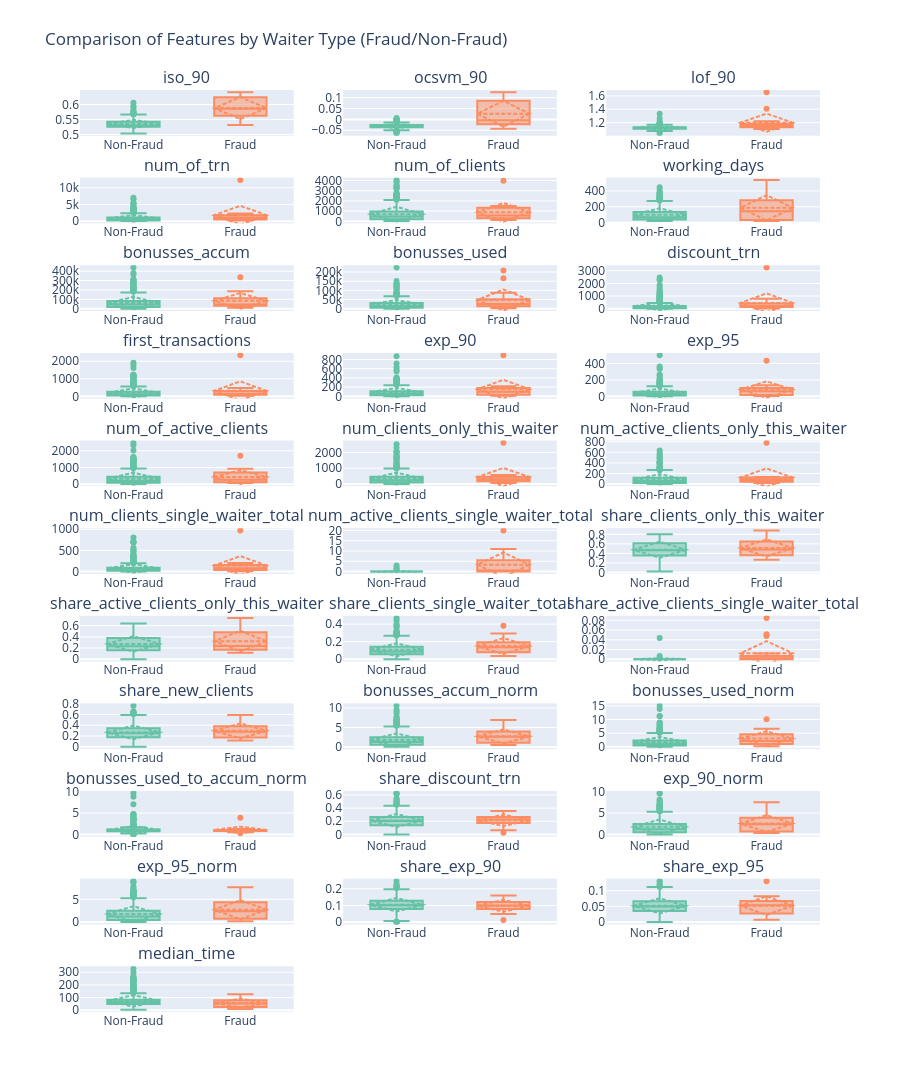

The code cell stored with this chart in its notebook:
### Code cell
waiter_data_20 = waiter_data[(waiter_data['working_days']>20) & (waiter_data['place_id'].isin(fraud_places))] 

features_to_vis = [
    'iso_90', 'ocsvm_90', 'lof_90', 'num_of_trn', 'num_of_clients',
    'working_days', 'bonusses_accum', 'bonusses_used', 'discount_trn',
    'first_transactions', 'exp_90', 'exp_95',
    'num_of_active_clients', 'num_clients_only_this_waiter',
    'num_active_clients_only_this_waiter',
    'num_clients_single_waiter_total',
    'num_active_clients_single_waiter_total',
    'share_clients_only_this_waiter',
    'share_active_clients_only_this_waiter',
    'share_clients_single_waiter_total',
    'share_active_clients_single_waiter_total',
    'share_new_clients', 'bonusses_accum_norm', 'bonusses_used_norm',
    'bonusses_used_to_accum_norm', 'share_discount_trn', 'exp_90_norm',
    'exp_95_norm', 'share_exp_90', 'share_exp_95', 'median_time'
]

import math

num_features = len(features_to_vis)
cols = 3
rows = math.ceil(num_features / cols)

fig = make_subplots(
    rows=rows, cols=cols,
    subplot_titles=features_to_vis,
)

for idx, feature in enumerate(features_to_vis):
    r = idx // cols + 1  
    c = idx % cols + 1  
    
    for is_fraud_val, fraud_text, color in zip([0,1], ['Non-Fraud', 'Fraud'], px.colors.qualitative.Set2):
        filtered = waiter_data_20[waiter_data_20['is_fraud'] == is_fraud_val]
        fig.add_trace(
            go.Box(
                y=filtered[feature],
                name=fraud_text,
                boxmean='sd',
                marker_color=color,
            ),
            row=r, col=c
        )
    fig.update_xaxes(
        tickvals=[0, 1],
        ticktext=['Non-Fraud', 'Fraud'],
        row=r, col=c
    )

fig.update_layout(
    height=rows*250, 
    showlegend=False,
    title_text="Comparison of Features by Waiter Type (Fraud/Non-Fraud)",
    margin=dict(t=90)
)
fig.show()

### Figure 1 — Plotly figure (JSON) as saved in the notebook; plotly's stock layout.template omitted (floating-point values rounded to 4 significant figures; data arrays with more than 128 entries replaced by an {"elided": "..."} marker saying what was removed)
{"data": [{"boxmean": "sd", "marker": {"color": "rgb(102,194,165)"}, "name": "Non-Fraud", "type": "box", "xaxis": "x", "y": {"elided": "531 float values"}, "yaxis": "y"}, {"boxmean": "sd", "marker": {"color": "rgb(252,141,98)"}, "name": "Fraud", "type": "box", "xaxis": "x", "y": [0.5919, 0.6031, 0.5316, 0.5663, 0.6376, 0.5794, 0.5317, 0.636, 0.5348, 0.5773, 0.6259, 0.5923, 0.5779, 0.6409, 0.5581, 0.623], "yaxis": "y"}, {"boxmean": "sd", "marker": {"color": "rgb(102,194,165)"}, "name": "Non-Fraud", "type": "box", "xaxis": "x2", "y": {"elided": "531 float values"}, "yaxis": "y2"}, {"boxmean": "sd", "marker": {"color": "rgb(252,141,98)"}, "name": "Fraud", "type": "box", "xaxis": "x2", "y": [0.08052, 0.1248, -0.04326, -0.04054, 0.09144, -0.01136, -0.02776, 0.1023, -0.02198, 0.002491, 0.0688, -0.02211, -0.01703, 0.1211, -0.01931, 0.02709], "yaxis": "y2"}, {"boxmean": "sd", "marker": {"color": "rgb(102,194,165)"}, "name": "Non-Fraud", "type": "box", "xaxis": "x3", "y": {"elided": "531 float values"}, "yaxis": "y3"}, {"boxmean": "sd", "marker": {"color": "rgb(252,141,98)"}, "name": "Fraud", "type": "box", "xaxis": "x3", "y": [1.407, 1.653, 1.135, 1.152, 1.164, 1.151, 1.128, 1.129, 1.158, 1.202, 1.158, 1.106, 1.122, 1.152, 1.16, 1.221], "yaxis": "y3"}, {"boxmean": "sd", "marker": {"color": "rgb(102,194,165)"}, "name": "Non-Fraud", "type": "box", "xaxis": "x4", "y": {"elided": "531 int values"}, "yaxis": "y4"}, {"boxmean": "sd", "marker": {"color": "rgb(252,141,98)"}, "name": "Fraud", "type": "box", "xaxis": "x4", "y": [347, 380, 156, 2009, 1162, 12371, 875, 1512, 682, 2275, 1596, 447, 1534, 828, 2042, 531], "yaxis": "y4"}, {"boxmean": "sd", "marker": {"color": "rgb(102,194,165)"}, "name": "Non-Fraud", "type": "box", "xaxis": "x5", "y": {"elided": "531 int values"}, "yaxis": "y5"}, {"boxmean": "sd", "marker": {"color": "rgb(252,141,98)"}, "name": "Fraud", "type": "box", "xaxis": "x5", "y": [242, 279, 138, 587, 338, 3970, 853, 459, 548, 1293, 1384, 374, 1346, 601, 1489, 186], "yaxis": "y5"}, {"boxmean": "sd", "marker": {"color": "rgb(102,194,165)"}, "name": "Non-Fraud", "type": "box", "xaxis": "x6", "y": {"elided": "531 int values"}, "yaxis": "y6"}, {"boxmean": "sd", "marker": {"color": "rgb(252,141,98)"}, "name": "Fraud", "type": "box", "xaxis": "x6", "y": [32, 34, 29, 205, 357, 261, 149, 477, 91, 538, 241, 29, 306, 137, 89, 23], "yaxis": "y6"}, {"boxmean": "sd", "marker": {"color": "rgb(102,194,165)"}, "name": "Non-Fraud", "type": "box", "xaxis": "x7", "y": {"elided": "531 int values"}, "yaxis": "y7"}, {"boxmean": "sd", "marker": {"color": "rgb(252,141,98)"}, "name": "Fraud", "type": "box", "xaxis": "x7", "y": [34939, 43556, 11138, 34144, 21520, 335063, 101822, 28303, 45081, 120431, 187486, 48851, 178286, 98135, 41822, 13210], "yaxis": "y7"}, {"boxmean": "sd", "marker": {"color": "rgb(102,194,165)"}, "name": "Non-Fraud", "type": "box", "xaxis": "x8", "y": {"elided": "531 int values"}, "yaxis": "y8"}, {"boxmean": "sd", "marker": {"color": "rgb(252,141,98)"}, "name": "Fraud", "type": "box", "xaxis": "x8", "y": [3326, 2536, 1980, 27297, 19313, 207745, 27463, 25145, 17908, 165972, 86616, 18380, 56505, 45364, 40839, 9699], "yaxis": "y8"}, {"boxmean": "sd", "marker": {"color": "rgb(102,194,165)"}, "name": "Non-Fraud", "type": "box", "xaxis": "x9", "y": {"elided": "531 int values"}, "yaxis": "y9"}, {"boxmean": "sd", "marker": {"color": "rgb(252,141,98)"}, "name": "Fraud", "type": "box", "xaxis": "x9", "y": [22, 10, 19, 414, 281, 3252, 149, 375, 146, 782, 404, 124, 275, 165, 731, 141], "yaxis": "y9"}, {"boxmean": "sd", "marker": {"color": "rgb(102,194,165)"}, "name": "Non-Fraud", "type": "box", "xaxis": "x10", "y": {"elided": "531 int values"}, "yaxis": "y10"}, {"boxmean": "sd", "marker": {"color": "rgb(252,141,98)"}, "name": "Fraud", "type": "box", "xaxis": "x10", "y": [78, 120, 31, 87, 121, 2345, 142, 116, 65, 265, 426, 150, 472, 327, 227, 33], "yaxis": "y10"}, {"boxmean": "sd", "marker": {"color": "rgb(102,194,165)"}, "name": "Non-Fraud", "type": "box", "xaxis": "x11", "y": {"elided": "531 int values"}, "yaxis": "y11"}, {"boxmean": "sd", "marker": {"color": "rgb(252,141,98)"}, "name": "Fraud", "type": "box", "xaxis": "x11", "y": [17, 31, 13, 172, 126, 893, 104, 183, 95, 30, 180, 34, 216, 76, 221, 85], "yaxis": "y11"}, {"boxmean": "sd", "marker": {"color": "rgb(102,194,165)"}, "name": "Non-Fraud", "type": "box", "xaxis": "x12", "y": {"elided": "531 int values"}, "yaxis": "y12"}, {"boxmean": "sd", "marker": {"color": "rgb(252,141,98)"}, "name": "Fraud", "type": "box", "xaxis": "x12", "y": [7, 7, 3, 96, 68, 434, 57, 91, 56, 16, 107, 18, 116, 35, 136, 69], "yaxis": "y12"}, {"boxmean": "sd", "marker": {"color": "rgb(102,194,165)"}, "name": "Non-Fraud", "type": "box", "xaxis": "x13", "y": {"elided": "531 int values"}, "yaxis": "y13"}, {"boxmean": "sd", "marker": {"color": "rgb(252,141,98)"}, "name": "Fraud", "type": "box", "xaxis": "x13", "y": [89, 75, 82, 398, 118, 1697, 358, 231, 291, 698, 684, 137, 699, 213, 923, 119], "yaxis": "y13"}, {"boxmean": "sd", "marker": {"color": "rgb(102,194,165)"}, "name": "Non-Fraud", "type": "box", "xaxis": "x14", "y": {"elided": "531 int values"}, "yaxis": "y14"}, {"boxmean": "sd", "marker": {"color": "rgb(252,141,98)"}, "name": "Fraud", "type": "box", "xaxis": "x14", "y": [170, 217, 88, 171, 298, 2609, 473, 294, 209, 442, 572, 177, 488, 296, 394, 66], "yaxis": "y14"}, {"boxmean": "sd", "marker": {"color": "rgb(102,194,165)"}, "name": "Non-Fraud", "type": "box", "xaxis": "x15", "y": {"elided": "531 int values"}, "yaxis": "y15"}, {"boxmean": "sd", "marker": {"color": "rgb(252,141,98)"}, "name": "Fraud", "type": "box", "xaxis": "x15", "y": [44, 40, 39, 69, 87, 782, 125, 122, 67, 133, 132, 23, 106, 52, 105, 16], "yaxis": "y15"}, {"boxmean": "sd", "marker": {"color": "rgb(102,194,165)"}, "name": "Non-Fraud", "type": "box", "xaxis": "x16", "y": {"elided": "531 int values"}, "yaxis": "y16"}, {"boxmean": "sd", "marker": {"color": "rgb(252,141,98)"}, "name": "Fraud", "type": "box", "xaxis": "x16", "y": [26, 35, 5, 47, 129, 971, 59, 72, 36, 115, 201, 86, 194, 176, 115, 28], "yaxis": "y16"}, {"boxmean": "sd", "marker": {"color": "rgb(102,194,165)"}, "name": "Non-Fraud", "type": "box", "xaxis": "x17", "y": {"elided": "531 int values"}, "yaxis": "y17"}, {"boxmean": "sd", "marker": {"color": "rgb(252,141,98)"}, "name": "Fraud", "type": "box", "xaxis": "x17", "y": [0, 0, 0, 0, 10, 20, 0, 11, 0, 1, 0, 0, 0, 11, 0, 0], "yaxis": "y17"}, {"boxmean": "sd", "marker": {"color": "rgb(102,194,165)"}, "name": "Non-Fraud", "type": "box", "xaxis": "x18", "y": {"elided": "531 float values"}, "yaxis": "y18"}, {"boxmean": "sd", "marker": {"color": "rgb(252,141,98)"}, "name": "Fraud", "type": "box", "xaxis": "x18", "y": [0.7025, 0.7778, 0.6377, 0.2913, 0.8817, 0.6572, 0.5545, 0.6405, 0.3814, 0.3418, 0.4133, 0.4733, 0.3626, 0.4925, 0.2646, 0.3548], "yaxis": "y18"}, {"boxmean": "sd", "marker": {"color": "rgb(102,194,165)"}, "name": "Non-Fraud", "type": "box", "xaxis": "x19", "y": {"elided": "531 float values"}, "yaxis": "y19"}, {"boxmean": "sd", "marker": {"color": "rgb(252,141,98)"}, "name": "Fraud", "type": "box", "xaxis": "x19", "y": [0.4944, 0.5333, 0.4756, 0.1734, 0.7373, 0.4608, 0.3492, 0.5281, 0.2302, 0.1905, 0.193, 0.1679, 0.1516, 0.2441, 0.1138, 0.1345], "yaxis": "y19"}, {"boxmean": "sd", "marker": {"color": "rgb(102,194,165)"}, "name": "Non-Fraud", "type": "box", "xaxis": "x20", "y": {"elided": "531 float values"}, "yaxis": "y20"}, {"boxmean": "sd", "marker": {"color": "rgb(252,141,98)"}, "name": "Fraud", "type": "box", "xaxis": "x20", "y": [0.1074, 0.1254, 0.03623, 0.08007, 0.3817, 0.2446, 0.06917, 0.1569, 0.06569, 0.08894, 0.1452, 0.2299, 0.1441, 0.2928, 0.07723, 0.1505], "yaxis": "y20"}, {"boxmean": "sd", "marker": {"color": "rgb(102,194,165)"}, "name": "Non-Fraud", "type": "box", "xaxis": "x21", "y": {"elided": "531 float values"}, "yaxis": "y21"}, {"boxmean": "sd", "marker": {"color": "rgb(252,141,98)"}, "name": "Fraud", "type": "box", "xaxis": "x21", "y": [0.0, 0.0, 0.0, 0.0, 0.08475, 0.01179, 0.0, 0.04762, 0.0, 0.001433, 0.0, 0.0, 0.0, 0.05164, 0.0, 0.0], "yaxis": "y21"}, {"boxmean": "sd", "marker": {"color": "rgb(102,194,165)"}, "name": "Non-Fraud", "type": "box", "xaxis": "x22", "y": {"elided": "531 float values"}, "yaxis": "y22"}, {"boxmean": "sd", "marker": {"color": "rgb(252,141,98)"}, "name": "Fraud", "type": "box", "xaxis": "x22", "y": [0.3223, 0.4301, 0.2246, 0.1482, 0.358, 0.5907, 0.1665, 0.2527, 0.1186, 0.2049, 0.3078, 0.4011, 0.3507, 0.5441, 0.1525, 0.1774], "yaxis": "y22"}, {"boxmean": "sd", "marker": {"color": "rgb(102,194,165)"}, "name": "Non-Fraud", "type": "box", "xaxis": "x23", "y": {"elided": "531 float values"}, "yaxis": "y23"}, {"boxmean": "sd", "marker": {"color": "rgb(252,141,98)"}, "name": "Fraud", "type": "box", "xaxis": "x23", "y": [0.6306, 0.7862, 0.46, 4.888, 2.538, 4.798, 2.061, 6.934, 2.909, 2.609, 4.062, 1.058, 3.863, 3.326, 1.232, 1.039], "yaxis": "y23"}, {"boxmean": "sd", "marker": {"color": "rgb(102,194,165)"}, "name": "Non-Fraud", "type": "box", "xaxis": "x24", "y": {"elided": "531 float values"}, "yaxis": "y24"}, {"boxmean": "sd", "marker": {"color": "rgb(252,141,98)"}, "name": "Fraud", "type": "box", "xaxis": "x24", "y": [0.3069, 0.234, 0.3083, 4.795, 2.271, 4.391, 1.844, 6.667, 2.082, 10.12, 5.28, 1.12, 3.445, 3.431, 1.202, 1.045], "yaxis": "y24"}, {"boxmean": "sd", "marker": {"color": "rgb(102,194,165)"}, "name": "Non-Fraud", "type": "box", "xaxis": "x25", "y": {"elided": "531 float values"}, "yaxis": "y25"}, {"boxmean": "sd", "marker": {"color": "rgb(252,141,98)"}, "name": "Fraud", "type": "box", "xaxis": "x25", "y": [0.4866, 0.2976, 0.6703, 0.981, 0.8949, 0.9151, 0.8945, 0.9615, 0.7159, 3.878, 1.3, 1.059, 0.8918, 1.031, 0.9762, 1.005], "yaxis": "y25"}, {"boxmean": "sd", "marker": {"color": "rgb(102,194,165)"}, "name": "Non-Fraud", "type": "box", "xaxis": "x26", "y": {"elided": "531 float values"}, "yaxis": "y26"}, {"boxmean": "sd", "marker": {"color": "rgb(252,141,98)"}, "name": "Fraud", "type": "box", "xaxis": "x26", "y": [0.0634, 0.02632, 0.1218, 0.2061, 0.2418, 0.2629, 0.1703, 0.248, 0.2141, 0.3437, 0.2531, 0.2774, 0.1793, 0.1993, 0.358, 0.2655], "yaxis": "y26"}, {"boxmean": "sd", "marker": {"color": "rgb(102,194,165)"}, "name": "Non-Fraud", "type": "box", "xaxis": "x27", "y": {"elided": "531 float values"}, "yaxis": "y27"}, {"boxmean": "sd", "marker": {"color": "rgb(252,141,98)"}, "name": "Fraud", "type": "box", "xaxis": "x27", "y": [0.3377, 0.6159, 0.4077, 4.508, 2.589, 3.868, 2.143, 7.562, 3.376, 0.6625, 3.975, 0.7508, 4.77, 2.622, 1.263, 1.393], "yaxis": "y27"}, {"boxmean": "sd", "marker": {"color": "rgb(102,194,165)"}, "name": "Non-Fraud", "type": "box", "xaxis": "x28", "y": {"elided": "531 float values"}, "yaxis": "y28"}, {"boxmean": "sd", "marker": {"color": "rgb(252,141,98)"}, "name": "Fraud", "type": "box", "xaxis": "x28", "y": [0.2785, 0.2785, 0.1884, 5.025, 2.795, 3.765, 2.35, 7.647, 3.973, 0.7062, 4.723, 0.7945, 5.12, 2.415, 1.537, 1.886], "yaxis": "y28"}, {"boxmean": "sd", "marker": {"color": "rgb(102,194,165)"}, "name": "Non-Fraud", "type": "box", "xaxis": "x29", "y": {"elided": "531 float values"}, "yaxis": "y29"}, {"boxmean": "sd", "marker": {"color": "rgb(252,141,98)"}, "name": "Fraud", "type": "box", "xaxis": "x29", "y": [0.04899, 0.08158, 0.08333, 0.08561, 0.1084, 0.07218, 0.1189, 0.121, 0.1393, 0.01319, 0.1128, 0.07606, 0.1408, 0.09179, 0.1082, 0.1601], "yaxis": "y29"}, {"boxmean": "sd", "marker": {"color": "rgb(102,194,165)"}, "name": "Non-Fraud", "type": "box", "xaxis": "x30", "y": {"elided": "531 float values"}, "yaxis": "y30"}, {"boxmean": "sd", "marker": {"color": "rgb(252,141,98)"}, "name": "Fraud", "type": "box", "xaxis": "x30", "y": [0.02017, 0.01842, 0.01923, 0.04778, 0.05852, 0.03508, 0.06514, 0.06019, 0.08211, 0.007033, 0.06704, 0.04027, 0.07562, 0.04227, 0.0666, 0.1299], "yaxis": "y30"}, {"boxmean": "sd", "marker": {"color": "rgb(102,194,165)"}, "name": "Non-Fraud", "type": "box", "xaxis": "x31", "y": {"elided": "531 float values"}, "yaxis": "y31"}, {"boxmean": "sd", "marker": {"color": "rgb(252,141,98)"}, "name": "Fraud", "type": "box", "xaxis": "x31", "y": [29.53, 39.0, 86.34, 45.52, 127.0, 10.7, 72.55, 115.9, 52.82, 94.82, 51.83, 22.34, 61.22, 65.09, 14.87, 17.46], "yaxis": "y31"}], "layout": {"annotations": [{"font": {"size": 16}, "showarrow": false, "text": "iso_90", "x": 0.1444, "xanchor": "center", "xref": "paper", "y": 1.0, "yanchor": "bottom", "yref": "paper"}, {"font": {"size": 16}, "showarrow": false, "text": "ocsvm_90", "x": 0.5, "xanchor": "center", "xref": "paper", "y": 1.0, "yanchor": "bottom", "yref": "paper"}, {"font": {"size": 16}, "showarrow": false, "text": "lof_90", "x": 0.8556, "xanchor": "center", "xref": "paper", "y": 1.0, "yanchor": "bottom", "yref": "paper"}, {"font": {"size": 16}, "showarrow": false, "text": "num_of_trn", "x": 0.1444, "xanchor": "center", "xref": "paper", "y": 0.905, "yanchor": "bottom", "yref": "paper"}, {"font": {"size": 16}, "showarrow": false, "text": "num_of_clients", "x": 0.5, "xanchor": "center", "xref": "paper", "y": 0.905, "yanchor": "bottom", "yref": "paper"}, {"font": {"size": 16}, "showarrow": false, "text": "working_days", "x": 0.8556, "xanchor": "center", "xref": "paper", "y": 0.905, "yanchor": "bottom", "yref": "paper"}, {"font": {"size": 16}, "showarrow": false, "text": "bonusses_accum", "x": 0.1444, "xanchor": "center", "xref": "paper", "y": 0.8099, "yanchor": "bottom", "yref": "paper"}, {"font": {"size": 16}, "showarrow": false, "text": "bonusses_used", "x": 0.5, "xanchor": "center", "xref": "paper", "y": 0.8099, "yanchor": "bottom", "yref": "paper"}, {"font": {"size": 16}, "showarrow": false, "text": "discount_trn", "x": 0.8556, "xanchor": "center", "xref": "paper", "y": 0.8099, "yanchor": "bottom", "yref": "paper"}, {"font": {"size": 16}, "showarrow": false, "text": "first_transactions", "x": 0.1444, "xanchor": "center", "xref": "paper", "y": 0.7149, "yanchor": "bottom", "yref": "paper"}, {"font": {"size": 16}, "showarrow": false, "text": "exp_90", "x": 0.5, "xanchor": "center", "xref": "paper", "y": 0.7149, "yanchor": "bottom", "yref": "paper"}, {"font": {"size": 16}, "showarrow": false, "text": "exp_95", "x": 0.8556, "xanchor": "center", "xref": "paper", "y": 0.7149, "yanchor": "bottom", "yref": "paper"}, {"font": {"size": 16}, "showarrow": false, "text": "num_of_active_clients", "x": 0.1444, "xanchor": "center", "xref": "paper", "y": 0.6198, "yanchor": "bottom", "yref": "paper"}, {"font": {"size": 16}, "showarrow": false, "text": "num_clients_only_this_waiter", "x": 0.5, "xanchor": "center", "xref": "paper", "y": 0.6198, "yanchor": "bottom", "yref": "paper"}, {"font": {"size": 16}, "showarrow": false, "text": "num_active_clients_only_this_waiter", "x": 0.8556, "xanchor": "center", "xref": "paper", "y": 0.6198, "yanchor": "bottom", "yref": "paper"}, {"font": {"size": 16}, "showarrow": false, "text": "num_clients_single_waiter_total", "x": 0.1444, "xanchor": "center", "xref": "paper", "y": 0.5248, "yanchor": "bottom", "yref": "paper"}, {"font": {"size": 16}, "showarrow": false, "text": "num_active_clients_single_waiter_total", "x": 0.5, "xanchor": "center", "xref": "paper", "y": 0.5248, "yanchor": "bottom", "yref": "paper"}, {"font": {"size": 16}, "showarrow": false, "text": "share_clients_only_this_waiter", "x": 0.8556, "xanchor": "center", "xref": "paper", "y": 0.5248, "yanchor": "bottom", "yref": "paper"}, {"font": {"size": 16}, "showarrow": false, "text": "share_active_clients_only_this_waiter", "x": 0.1444, "xanchor": "center", "xref": "paper", "y": 0.4298, "yanchor": "bottom", "yref": "paper"}, {"font": {"size": 16}, "showarrow": false, "text": "share_clients_single_waiter_total", "x": 0.5, "xanchor": "center", "xref": "paper", "y": 0.4298, "yanchor": "bottom", "yref": "paper"}, {"font": {"size": 16}, "showarrow": false, "text": "share_active_clients_single_waiter_total", "x": 0.8556, "xanchor": "center", "xref": "paper", "y": 0.4298, "yanchor": "bottom", "yref": "paper"}, {"font": {"size": 16}, "showarrow": false, "text": "share_new_clients", "x": 0.1444, "xanchor": "center", "xref": "paper", "y": 0.3347, "yanchor": "bottom", "yref": "paper"}, {"font": {"size": 16}, "showarrow": false, "text": "bonusses_accum_norm", "x": 0.5, "xanchor": "center", "xref": "paper", "y": 0.3347, "yanchor": "bottom", "yref": "paper"}, {"font": {"size": 16}, "showarrow": false, "text": "bonusses_used_norm", "x": 0.8556, "xanchor": "center", "xref": "paper", "y": 0.3347, "yanchor": "bottom", "yref": "paper"}, {"font": {"size": 16}, "showarrow": false, "text": "bonusses_used_to_accum_norm", "x": 0.1444, "xanchor": "center", "xref": "paper", "y": 0.2397, "yanchor": "bottom", "yref": "paper"}, {"font": {"size": 16}, "showarrow": false, "text": "share_discount_trn", "x": 0.5, "xanchor": "center", "xref": "paper", "y": 0.2397, "yanchor": "bottom", "yref": "paper"}, {"font": {"size": 16}, "showarrow": false, "text": "exp_90_norm", "x": 0.8556, "xanchor": "center", "xref": "paper", "y": 0.2397, "yanchor": "bottom", "yref": "paper"}, {"font": {"size": 16}, "showarrow": false, "text": "exp_95_norm", "x": 0.1444, "xanchor": "center", "xref": "paper", "y": 0.1446, "yanchor": "bottom", "yref": "paper"}, {"font": {"size": 16}, "showarrow": false, "text": "share_exp_90", "x": 0.5, "xanchor": "center", "xref": "paper", "y": 0.1446, "yanchor": "bottom", "yref": "paper"}, {"font": {"size": 16}, "showarrow": false, "text": "share_exp_95", "x": 0.8556, "xanchor": "center", "xref": "paper", "y": 0.1446, "yanchor": "bottom", "yref": "paper"}, {"font": {"size": 16}, "showarrow": false, "text": "median_time", "x": 0.1444, "xanchor": "center", "xref": "paper", "y": 0.04959, "yanchor": "bottom", "yref": "paper"}], "height": 2750, "margin": {"t": 90}, "showlegend": false, "title": {"text": "Comparison of Features by Waiter Type (Fraud/Non-Fraud)"}, "xaxis": {"anchor": "y", "domain": [0, 0.2889], "ticktext": ["Non-Fraud", "Fraud"], "tickvals": [0, 1]}, "xaxis10": {"anchor": "y10", "domain": [0, 0.2889], "ticktext": ["Non-Fraud", "Fraud"], "tickvals": [0, 1]}, "xaxis11": {"anchor": "y11", "domain": [0.3556, 0.6444], "ticktext": ["Non-Fraud", "Fraud"], "tickvals": [0, 1]}, "xaxis12": {"anchor": "y12", "domain": [0.7111, 1], "ticktext": ["Non-Fraud", "Fraud"], "tickvals": [0, 1]}, "xaxis13": {"anchor": "y13", "domain": [0, 0.2889], "ticktext": ["Non-Fraud", "Fraud"], "tickvals": [0, 1]}, "xaxis14": {"anchor": "y14", "domain": [0.3556, 0.6444], "ticktext": ["Non-Fraud", "Fraud"], "tickvals": [0, 1]}, "xaxis15": {"anchor": "y15", "domain": [0.7111, 1], "ticktext": ["Non-Fraud", "Fraud"], "tickvals": [0, 1]}, "xaxis16": {"anchor": "y16", "domain": [0, 0.2889], "ticktext": ["Non-Fraud", "Fraud"], "tickvals": [0, 1]}, "xaxis17": {"anchor": "y17", "domain": [0.3556, 0.6444], "ticktext": ["Non-Fraud", "Fraud"], "tickvals": [0, 1]}, "xaxis18": {"anchor": "y18", "domain": [0.7111, 1], "ticktext": ["Non-Fraud", "Fraud"], "tickvals": [0, 1]}, "xaxis19": {"anchor": "y19", "domain": [0, 0.2889], "ticktext": ["Non-Fraud", "Fraud"], "tickvals": [0, 1]}, "xaxis2": {"anchor": "y2", "domain": [0.3556, 0.6444], "ticktext": ["Non-Fraud", "Fraud"], "tickvals": [0, 1]}, "xaxis20": {"anchor": "y20", "domain": [0.3556, 0.6444], "ticktext": ["Non-Fraud", "Fraud"], "tickvals": [0, 1]}, "xaxis21": {"anchor": "y21", "domain": [0.7111, 1], "ticktext": ["Non-Fraud", "Fraud"], "tickvals": [0, 1]}, "xaxis22": {"anchor": "y22", "domain": [0, 0.2889], "ticktext": ["Non-Fraud", "Fraud"], "tickvals": [0, 1]}, "xaxis23": {"anchor": "y23", "domain": [0.3556, 0.6444], "ticktext": ["Non-Fraud", "Fraud"], "tickvals": [0, 1]}, "xaxis24": {"anchor": "y24", "domain": [0.7111, 1], "ticktext": ["Non-Fraud", "Fraud"], "tickvals": [0, 1]}, "xaxis25": {"anchor": "y25", "domain": [0, 0.2889], "ticktext": ["Non-Fraud", "Fraud"], "tickvals": [0, 1]}, "xaxis26": {"anchor": "y26", "domain": [0.3556, 0.6444], "ticktext": ["Non-Fraud", "Fraud"], "tickvals": [0, 1]}, "xaxis27": {"anchor": "y27", "domain": [0.7111, 1], "ticktext": ["Non-Fraud", "Fraud"], "tickvals": [0, 1]}, "xaxis28": {"anchor": "y28", "domain": [0, 0.2889], "ticktext": ["Non-Fraud", "Fraud"], "tickvals": [0, 1]}, "xaxis29": {"anchor": "y29", "domain": [0.3556, 0.6444], "ticktext": ["Non-Fraud", "Fraud"], "tickvals": [0, 1]}, "xaxis3": {"anchor": "y3", "domain": [0.7111, 1], "ticktext": ["Non-Fraud", "Fraud"], "tickvals": [0, 1]}, "xaxis30": {"anchor": "y30", "domain": [0.7111, 1], "ticktext": ["Non-Fraud", "Fraud"], "tickvals": [0, 1]}, "xaxis31": {"anchor": "y31", "domain": [0, 0.2889], "ticktext": ["Non-Fraud", "Fraud"], "tickvals": [0, 1]}, "xaxis32": {"anchor": "y32", "domain": [0.3556, 0.6444]}, "xaxis33": {"anchor": "y33", "domain": [0.7111, 1]}, "xaxis4": {"anchor": "y4", "domain": [0, 0.2889], "ticktext": ["Non-Fraud", "Fraud"], "tickvals": [0, 1]}, "xaxis5": {"anchor": "y5", "domain": [0.3556, 0.6444], "ticktext": ["Non-Fraud", "Fraud"], "tickvals": [0, 1]}, "xaxis6": {"anchor": "y6", "domain": [0.7111, 1], "ticktext": ["Non-Fraud", "Fraud"], "tickvals": [0, 1]}, "xaxis7": {"anchor": "y7", "domain": [0, 0.2889], "ticktext": ["Non-Fraud", "Fraud"], "tickvals": [0, 1]}, "xaxis8": {"anchor": "y8", "domain": [0.3556, 0.6444], "ticktext": ["Non-Fraud", "Fraud"], "tickvals": [0, 1]}, "xaxis9": {"anchor": "y9", "domain": [0.7111, 1], "ticktext": ["Non-Fraud", "Fraud"], "tickvals": [0, 1]}, "yaxis": {"anchor": "x", "domain": [0.9504, 1.0]}, "yaxis10": {"anchor": "x10", "domain": [0.6653, 0.7149]}, "yaxis11": {"anchor": "x11", "domain": [0.6653, 0.7149]}, "yaxis12": {"anchor": "x12", "domain": [0.6653, 0.7149]}, "yaxis13": {"anchor": "x13", "domain": [0.5702, 0.6198]}, "yaxis14": {"anchor": "x14", "domain": [0.5702, 0.6198]}, "yaxis15": {"anchor": "x15", "domain": [0.5702, 0.6198]}, "yaxis16": {"anchor": "x16", "domain": [0.4752, 0.5248]}, "yaxis17": {"anchor": "x17", "domain": [0.4752, 0.5248]}, "yaxis18": {"anchor": "x18", "domain": [0.4752, 0.5248]}, "yaxis19": {"anchor": "x19", "domain": [0.3802, 0.4298]}, "yaxis2": {"anchor": "x2", "domain": [0.9504, 1.0]}, "yaxis20": {"anchor": "x20", "domain": [0.3802, 0.4298]}, "yaxis21": {"anchor": "x21", "domain": [0.3802, 0.4298]}, "yaxis22": {"anchor": "x22", "domain": [0.2851, 0.3347]}, "yaxis23": {"anchor": "x23", "domain": [0.2851, 0.3347]}, "yaxis24": {"anchor": "x24", "domain": [0.2851, 0.3347]}, "yaxis25": {"anchor": "x25", "domain": [0.1901, 0.2397]}, "yaxis26": {"anchor": "x26", "domain": [0.1901, 0.2397]}, "yaxis27": {"anchor": "x27", "domain": [0.1901, 0.2397]}, "yaxis28": {"anchor": "x28", "domain": [0.09504, 0.1446]}, "yaxis29": {"anchor": "x29", "domain": [0.09504, 0.1446]}, "yaxis3": {"anchor": "x3", "domain": [0.9504, 1.0]}, "yaxis30": {"anchor": "x30", "domain": [0.09504, 0.1446]}, "yaxis31": {"anchor": "x31", "domain": [0, 0.04959]}, "yaxis32": {"anchor": "x32", "domain": [0, 0.04959]}, "yaxis33": {"anchor": "x33", "domain": [0, 0.04959]}, "yaxis4": {"anchor": "x4", "domain": [0.8554, 0.905]}, "yaxis5": {"anchor": "x5", "domain": [0.8554, 0.905]}, "yaxis6": {"anchor": "x6", "domain": [0.8554, 0.905]}, "yaxis7": {"anchor": "x7", "domain": [0.7603, 0.8099]}, "yaxis8": {"anchor": "x8", "domain": [0.7603, 0.8099]}, "yaxis9": {"anchor": "x9", "domain": [0.7603, 0.8099]}}}
